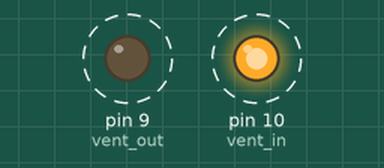
Recording of a sketch running on a simulated Arduino Uno, built with avr-gcc and run on an emulated ATmega328P. Parts: output pins drawn as LEDs (lit = HIGH). Dashed ring = blinking.

Above: at 0.2 s.
Timing chart, 0 to 3.5 s (numbered marks = the images above):
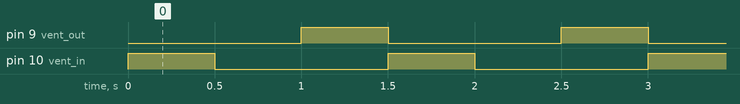

Measured:
- by itself, pin 9 (vent_out), pin 10 (vent_in): alternates HIGH for 0.50 s and LOW for 1.0 s
- by itself, everything shown: repeats every 1.5 s, in 4 steps

The sketch:

step.ino
```cpp
int vent_in = 10;
int vent_out = 9;

void setup() {
  Serial.begin(9600);
  pinMode(vent_in, OUTPUT);
  pinMode(vent_out, OUTPUT);
}

void loop() {
  digitalWrite(vent_in, HIGH);
  delay(500);
  digitalWrite(vent_in, LOW);
  delay(500);
  digitalWrite(vent_out, HIGH);
  delay(500);
  digitalWrite(vent_out, LOW);
}
```
